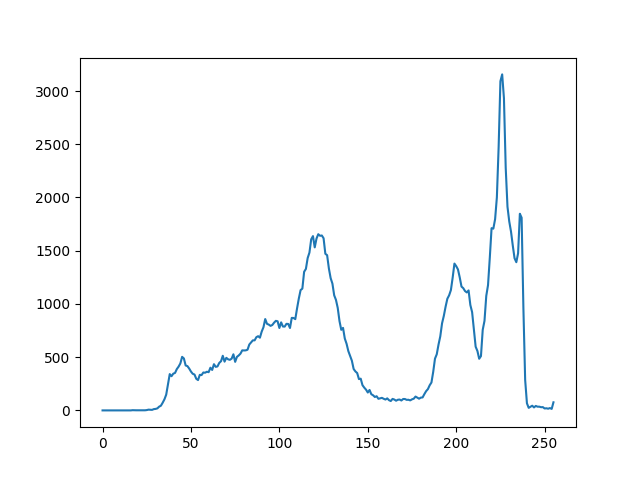
#> input picture Output/Binarization/3.png, 640 x 480 px, given in place of 3.jpg, which was not available
$ python Binary.py
#> lines starting #> are read from the running program, lines starting #| are printed output that depends on the picture; after the words box and inside, x2 and y2 are one past the last pixel; in counts of white or black regions, pixels touching at a corner belong together; pictures that were not available may be replaced by others from this repository, and a replacement may not be noted
import cv2
from matplotlib import pyplot as plt


img = cv2.imread('3.jpg',0) #reading the image in grayscale
#> img: shape (480, 640); min 0, max 255, mean 250.7
print(img.shape) #h ,w
#| (480, 640)
histr = cv2.calcHist([img],[0],None,[256],[0,256]) #function to get the histogram values
#> histr = 256 values, max 294549 at index 255, min 0 at index 4, mean 1200
print(sum(histr[-1:]),img.shape[0]*img.shape[1])
#| [294549.] 307200


plt.plot(histr)
plt.show()
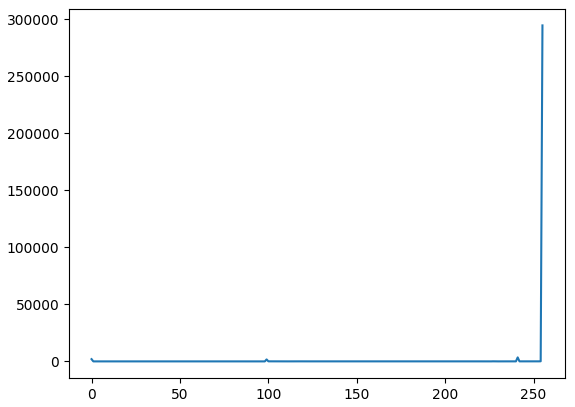
#> figure drawn by matplotlib, 1 panel; curve peaks at x = 255, y = 294549

for i in range(img.shape[0]):
    for j in range(img.shape[1]):
        if img[i][j]>140:
            img[i][j]=255
        else:
            img[i][j]=0
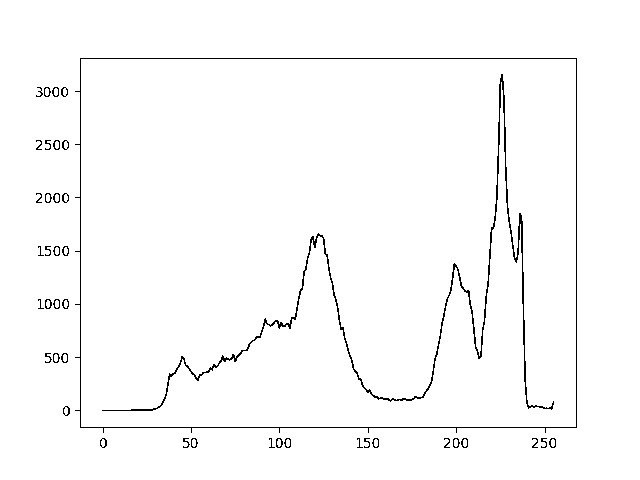
#> img: shape (480, 640); 98.1% white; black in thin lines or dots, all inside (x1, y1, x2, y2) = (36, 58, 577, 448)

cv2.imwrite("threshold_3_140.jpg",img)

$ run again, with Output/Binarization/1.png copied over Output/Binarization/3.png
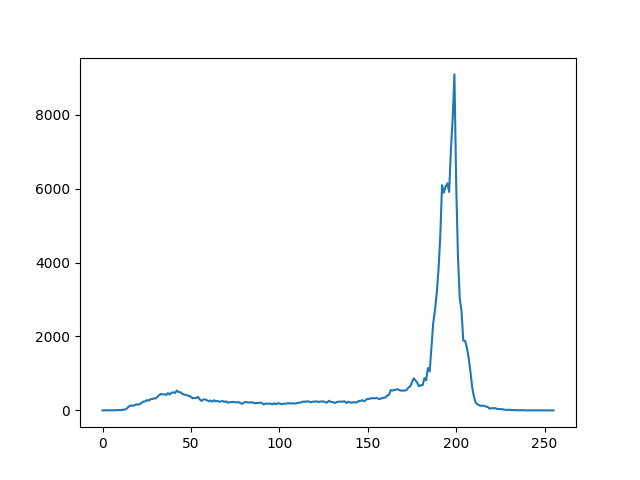
#> input picture Output/Binarization/1.png, 640 x 480 px, given in place of 3.jpg, which was not available
#| (480, 640)
#> histr = 256 values, max 296758 at index 255, min 0 at index 42, mean 1200
#| [296758.] 307200
#> `plt.show()`:
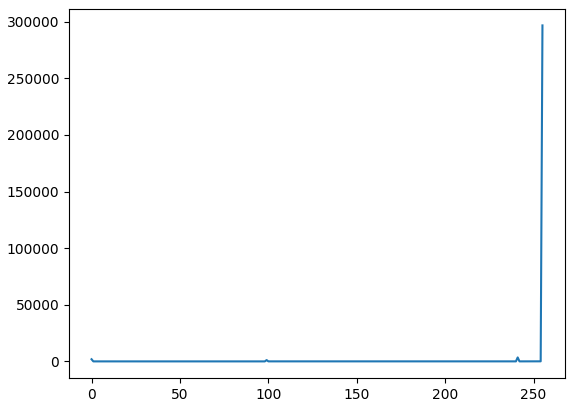
#> figure drawn by matplotlib, 1 panel; curve peaks at x = 255, y = 296758
#> after the loop `for i in range(img.shape[0]):`:
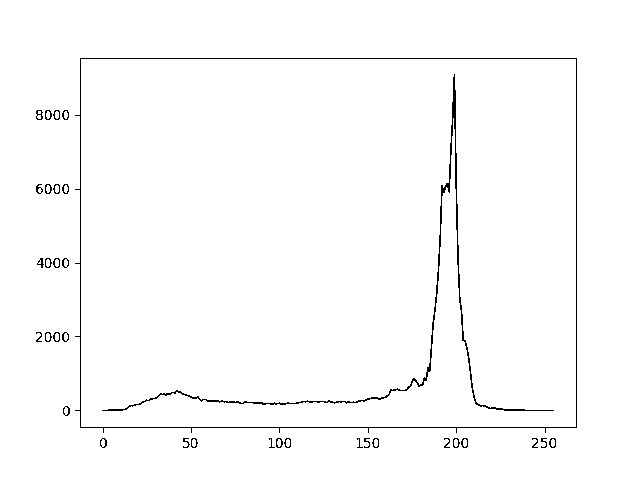
#> img: shape (480, 640); 98.5% white; black in thin lines or dots, all inside (x1, y1, x2, y2) = (36, 58, 577, 448)

$ run again, with Output/Binarization/2.png copied over Output/Binarization/3.png
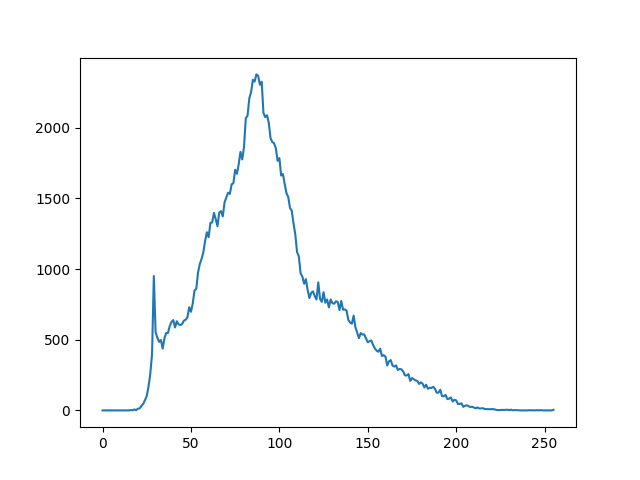
#> input picture Output/Binarization/2.png, 640 x 480 px, given in place of 3.jpg, which was not available
#| (480, 640)
#> histr = 256 values, max 296221 at index 255, min 0 at index 4, mean 1200
#| [296221.] 307200
#> `plt.show()`:
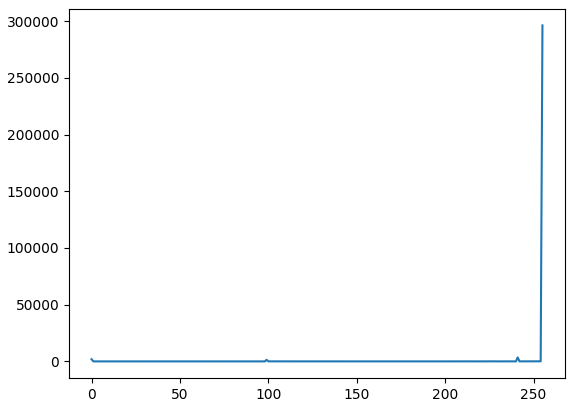
#> figure drawn by matplotlib, 1 panel; curve peaks at x = 255, y = 296221
#> after the loop `for i in range(img.shape[0]):`:
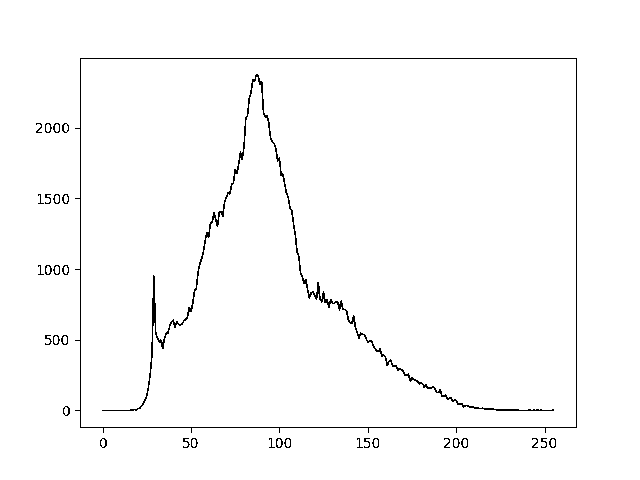
#> img: shape (480, 640); 98.4% white; black in thin lines or dots, all inside (x1, y1, x2, y2) = (36, 58, 577, 448)
